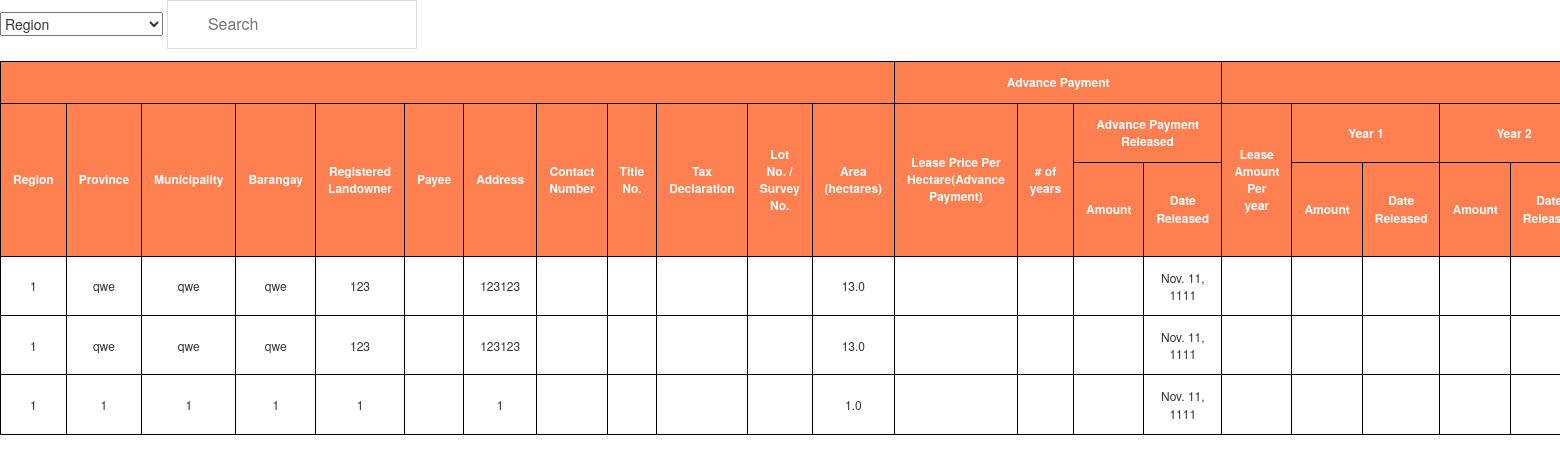
The page /homepage/leaseview/ on the database as committed earlier.
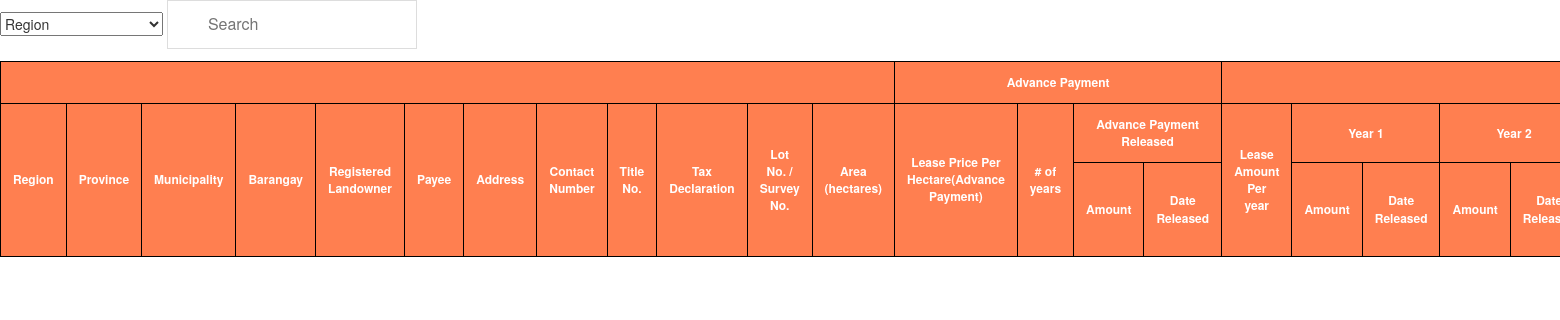
The same page on the database as committed later.
### SolarDB/models.py (models this page shows)
class leaseProperty(models.Model):
    region = models.CharField(max_length = 255, default = "")
    province = models.CharField(max_length = 255, default = "")
    municipality = models.CharField(max_length = 255, default = "")
    barangay = models.CharField(max_length = 255, default = "")
    regLandOwner = models.CharField(max_length = 255, default = "")
    contactNum = models.CharField(max_length = 255, default = "")
    Address = models.CharField(max_length = 255, default = "")
    representative = models.CharField(max_length = 255, default = "")
    pricePerHectare = models.FloatField(default = None)
    totalContractPrice = models.FloatField(default = None)
    numofyear = models.FloatField(default = None)
    BIRcgt = models.FloatField(default=None)
    BIRdst = models.FloatField(default=None)
    LGUtransfer = models.FloatField(default=None)
    RODlra = models.FloatField(default=None)
    RODit = models.FloatField(default=None)
    OTHERSnotorial = models.FloatField(default=None)
    SUMother = models.FloatField(default=None)
    TAXother = models.FloatField(default=None)
    Payee = models.CharField(max_length = 255, default = "")
    area = models.FloatField(default = None)
    taxDec = models.CharField(max_length = 255,   default = "")
    dateRelease = models.DateField(default=None)
    balance = models.FloatField(default = None)
    titleNum = models.CharField(max_length = 255, default = "")
    lotNum = models.CharField(max_length = 255, default = "")
    advPayment = models.FloatField(default = 0)
    year1Pay = models.FloatField(default = 0)
    year1Date = models.CharField(max_length = 255,   default = "")
    year2Pay = models.FloatField(default = 0)
    year2Date = models.CharField(max_length = 255,   default = "")
    year3Pay = models.FloatField(default = 0)
    year3Date = models.CharField(max_length = 255,   default = "")
    year4Pay = models.FloatField(default = 0)
    year4Date = models.CharField(max_length = 255,   default = "")
    year5Pay = models.FloatField(default = 0)
    year5Date = models.CharField(max_length = 255,   default = "")
    year6Pay = models.FloatField(default = 0)
    year6Date = models.CharField(max_length = 255,   default = "")
    year7Pay = models.FloatField(default = 0)
    year7Date = models.CharField(max_length = 255,   default = "")
    year8Pay = models.FloatField(default = 0)
    year8Date = models.CharField(max_length = 255,   default = "")
    year9Pay = models.FloatField(default = 0)
    year9Date = models.CharField(max_length = 255,   default = "")
    year10Pay = models.FloatField(default = 0)
    year10Date = models.CharField(max_length = 255,   default = "")
    year11Pay = models.FloatField(default = 0)
    year11Date = models.CharField(max_length = 255,   default = "")
    year12Pay = models.FloatField(default = 0)
    year12Date = models.CharField(max_length = 255,   default = "")
    year13Pay = models.FloatField(default = 0)
    year13Date = models.CharField(max_length = 255,   default = "")
    year14Pay = models.FloatField(default = 0)
    year14Date = models.CharField(max_length = 255,   default = "")
    year15Pay = models.FloatField(default = 0)
    year15Date = models.CharField(max_length = 255,   default = "")
    year16Pay = models.FloatField(default = 0)
    year16Date = models.CharField(max_length = 255,   default = "")
    year17Pay = models.FloatField(default = 0)
    year17Date = models.CharField(max_length = 255,   default = "")
    year18Pay = models.FloatField(default = 0)
    year18Date = models.CharField(max_length = 255,   default = "")
    year19Pay = models.FloatField(default = 0)
    year19Date = models.CharField(max_length = 255,   default = "")
    year20Pay = models.FloatField(default = 0)
    year20Date = models.CharField(max_length = 255,   default = "")
    year21Pay = models.FloatField(default = 0)
    year21Date = models.CharField(max_length = 255,   default = "")
    year22Pay = models.FloatField(default = 0)
    year22Date = models.CharField(max_length = 255,   default = "")
    year23Pay = models.FloatField(default = 0)
    year23Date = models.CharField(max_length = 255,   default = "")
    year24Pay = models.FloatField(default = 0)
    year24Date = models.CharField(max_length = 255,   default = "")
    year25Pay = models.FloatField(default = 0)
    year25Date = models.CharField(max_length = 255,   default = "")
    year26Pay = models.FloatField(default = 0)
    year26Date = models.CharField(max_length = 255,   default = "")
    year27Pay = models.FloatField(default = 0)
    year27Date = models.CharField(max_length = 255,   default = "")
    year28Pay = models.FloatField(default = 0)
    year28Date = models.CharField(max_length = 255,   default = "")
    year29Pay = models.FloatField(default = 0)
    year29Date = models.CharField(max_length = 255,   default = "")
    year30Pay = models.FloatField(default = 0)
    year30Date = models.CharField(max_length = 255,   default = "")

### SolarDB/views.py (the view)
# urls.py: path('homepage/leaseview/', views.leaseview, name='leaseviewpage'),
def leaseview(request):
    all_properties =leaseProperty.objects.all()
    context = {
            'all_properties':all_properties,
    }
    return render(request, 'displaylease.html',context)

### SolarDB/templates/displaylease.html (shortened to what this page needs)
{% load static %}
<!DOCTYPE html>
<html>
<head>
    <link href="{% static 'css/bootstrap.min.css' %}" rel="stylesheet" >
	<link href="{% static 'css/stylecss.css' %}" rel="stylesheet" >
</head>
<body>
<div>
   <select id="list">
       <option value="0">Region</option>
   </select>
   <input type="text" id="myInput" onkeyup="myFunction()" placeholder="Search" title="Search">
            <table id="myTable">
                <thead>
                    <tr>
                        <th colspan="12"></th>
                        <th colspan="4">Advance Payment</th>
                        <th colspan="11">Year 1-5</th>
                    </tr>
                    <tr>
					    <th rowspan="2">Region</th>
					    <th rowspan="2">Province</th>
					    <th rowspan="2">Municipality</th>
					    <th rowspan="2">Barangay</th>
					    <th rowspan="2">Registered Landowner</th>
					    <th rowspan="2">Payee</th>
					    <th rowspan="2">Address</th>
					    <th rowspan="2">Contact Number</th>
					    <th rowspan="2">Title No.</th>
					    <th rowspan="2">Tax Declaration</th>
					    <th rowspan="2">Lot No. / Survey No.</th>
					    <th rowspan="2">Area (hectares)</th>
					    <th rowspan="2">Lease Price Per Hectare(Advance Payment)</th>
					    <th rowspan="2"># of years</th>
					    <th colspan="2">Advance Payment Released</th>
					    <th rowspan="2">Lease Amount Per year</th>
					    <th colspan="2">Year 1</th>
					    <th colspan="2">Year 2</th>
				     </tr>
                     <tr>
					    <th> Amount</th>
					    <th> Date Released</th>
					    <th> Amount</th>
					    <th> Date Released</th>
					    <th> Amount</th>
					    <th> Date Released</th>
				    </tr>
                </thead>
                <tbody>
                    {% for property  in all_properties%}
                    <tr id="tr-hover">
				        <td> {{ property.region}}</td>
                        <td> {{ property.province}}</td>
                        <td> {{ property.municipality}}</td>
                        <td> {{ property.barangay}}</td>
                        <td> {{ property.regLandOwner}}</td>
                        <td> {{ property.Payee}}</td>
                        <td> {{ property.contactNum}}</td>
					    <td> </td>
                        <td> </td>
                        <td> </td>
                        <td> </td>
                        <td> {{ property.pricePerHectare}}</td>
                        <td> </td>
                        <td> </td>
                        <td> </td>
                        <td>  {{ property.dateRelease}}</td>
                        <td> </td>
                        <td> </td>
                        <td> </td>
                        <td> </td>
                        <td> </td>
                      </tr>
                </tbody>
                    {% endfor%}
            </table>
    </div>
</body>
</html>

### SolarDB/static/css/stylecss.css (style rules this page uses)
thead { color: white; background-color: coral; }
#myInput { background-image: url('/css/searchicon.png'); background-position: 10px 10px; background-repeat: no-repeat; width: 250px; font-size: 16px; padding: 12px 20px 12px 40px; border: 1px solid #ddd; margin-bottom: 12px; }
#myTable { border-collapse: collapse; width: 100%; border: 1px solid #ddd; font-size: 12px; margin-right: 50px; }
#myTable th, #myTable td { text-align: center; padding: 12px; border: 1px solid #000; }
#myTable tr { border-bottom: 1px solid #ddd; }

Rows that differ between the two databases and show on the page:
removed leaseProperty: region "1", province "qwe", municipality "qwe", barangay "qwe", regLandOwner "123", contactNum "123123", pricePerHectare "13.0", dateRelease "Nov. 11, 1111"
removed leaseProperty: region "1", province "qwe", municipality "qwe", barangay "qwe", regLandOwner "123", contactNum "123123", pricePerHectare "13.0", dateRelease "Nov. 11, 1111"
removed leaseProperty: region "1", province "1", municipality "1", barangay "1", regLandOwner "1", contactNum "1", pricePerHectare "1.0", dateRelease "Nov. 11, 1111"
